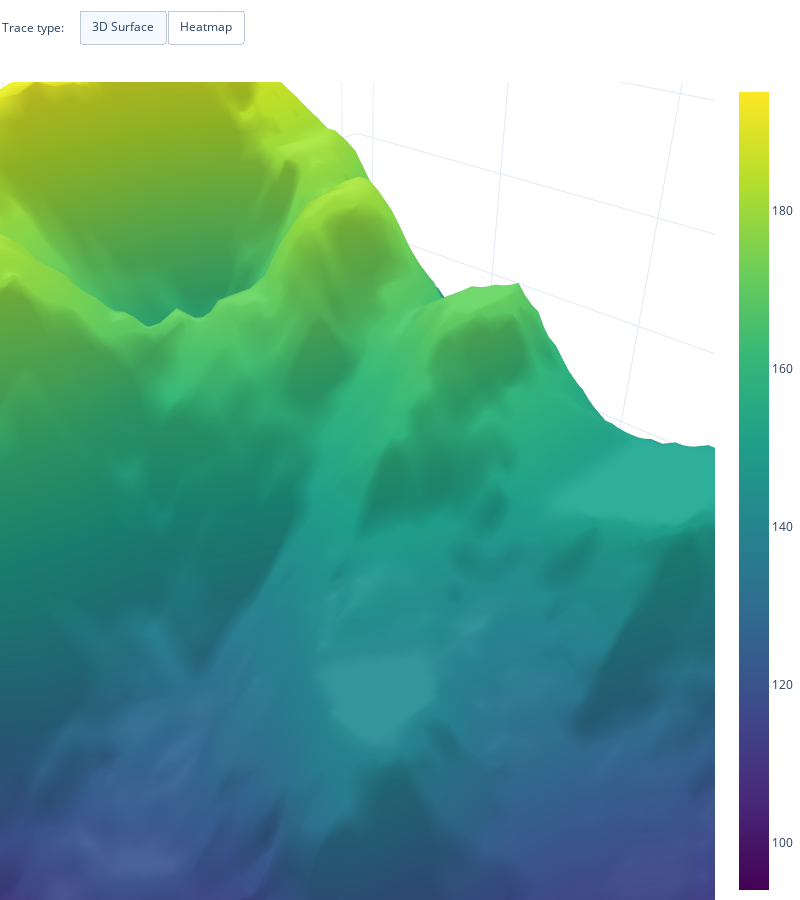

Write notebook code for a chart like this one.
### Code cell
# load dataset
df = pd.read_csv("https://raw.githubusercontent.com/plotly/datasets/master/volcano.csv")

# create figure
fig = go.Figure()

# Add surface trace
fig.add_trace(go.Surface(z=df.values.tolist(), colorscale="Viridis"))

# Update plot sizing
fig.update_layout(
    width=800,
    height=900,
    autosize=False,
    margin=dict(t=0, b=0, l=0, r=0),
    template="plotly_white",
)

# Update 3D scene options
fig.update_scenes(
    aspectratio=dict(x=1, y=1, z=0.7),
    aspectmode="manual"
)

# Add dropdown
fig.update_layout(
    updatemenus=[
        go.layout.Updatemenu(
            type = "buttons",
            direction = "left",
            buttons=list([
                dict(
                    args=["type", "surface"],
                    label="3D Surface",
                    method="restyle"
                ),
                dict(
                    args=["type", "heatmap"],
                    label="Heatmap",
                    method="restyle"
                )
            ]),
            pad={"r": 10, "t": 10},
            showactive=True,
            x=0.11,
            xanchor="left",
            y=1.1,
            yanchor="top"
        ),
    ]
)

# Add annotation
fig.update_layout(
    annotations=[
        go.layout.Annotation(text="Trace type:", showarrow=False,
                             x=0, y=1.08, yref="paper", align="left")
    ]
)

fig.show()

### Figure 1 — Plotly figure (JSON) as saved in the notebook; plotly's stock layout.template omitted (floating-point values rounded to 4 significant figures; data arrays with more than 128 entries replaced by an {"elided": "..."} marker saying what was removed)
{"data": [{"colorscale": [[0, "#440154"], [0.1111, "#482878"], [0.2222, "#3e4989"], [0.3333, "#31688e"], [0.4444, "#26828e"], [0.5556, "#1f9e89"], [0.6667, "#35b779"], [0.7778, "#6ece58"], [0.8889, "#b5de2b"], [1, "#fde725"]], "type": "surface", "z": {"elided": "87x61 int values"}}], "layout": {"annotations": [{"align": "left", "showarrow": false, "text": "Trace type:", "x": 0, "y": 1.08, "yref": "paper"}], "autosize": false, "height": 900, "margin": {"b": 0, "l": 0, "r": 0, "t": 0}, "scene": {"aspectmode": "manual", "aspectratio": {"x": 1, "y": 1, "z": 0.7}, "camera": {"center": {"x": 0, "y": 0, "z": 0}, "eye": {"x": 0.483, "y": 0.483, "z": 0.483}, "projection": {"type": "perspective"}, "up": {"x": 0, "y": 0, "z": 1}}}, "updatemenus": [{"buttons": [{"args": ["type", "surface"], "label": "3D Surface", "method": "restyle"}, {"args": ["type", "heatmap"], "label": "Heatmap", "method": "restyle"}], "direction": "left", "pad": {"r": 10, "t": 10}, "showactive": true, "type": "buttons", "x": 0.11, "xanchor": "left", "y": 1.1, "yanchor": "top"}], "width": 800}}
